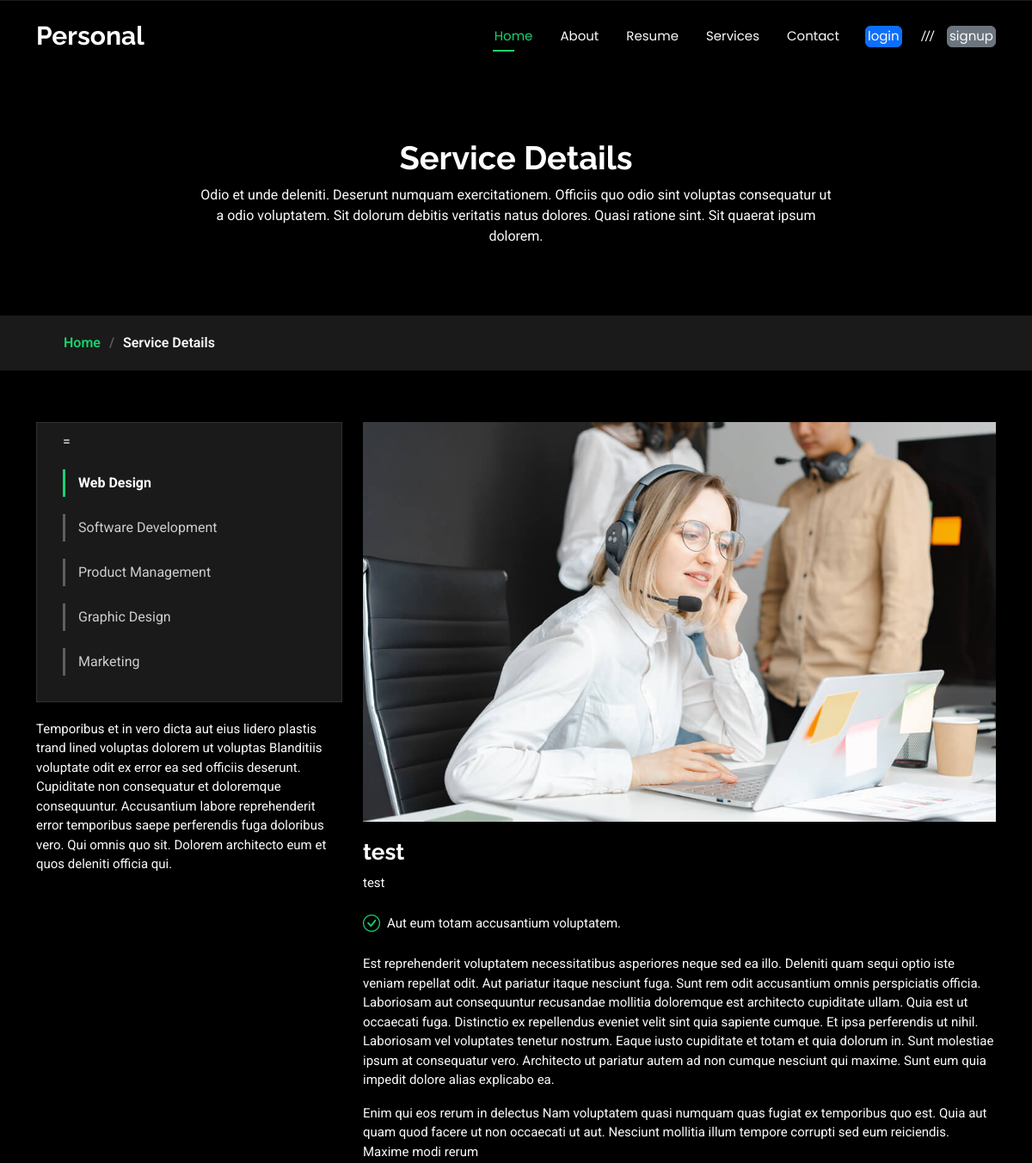
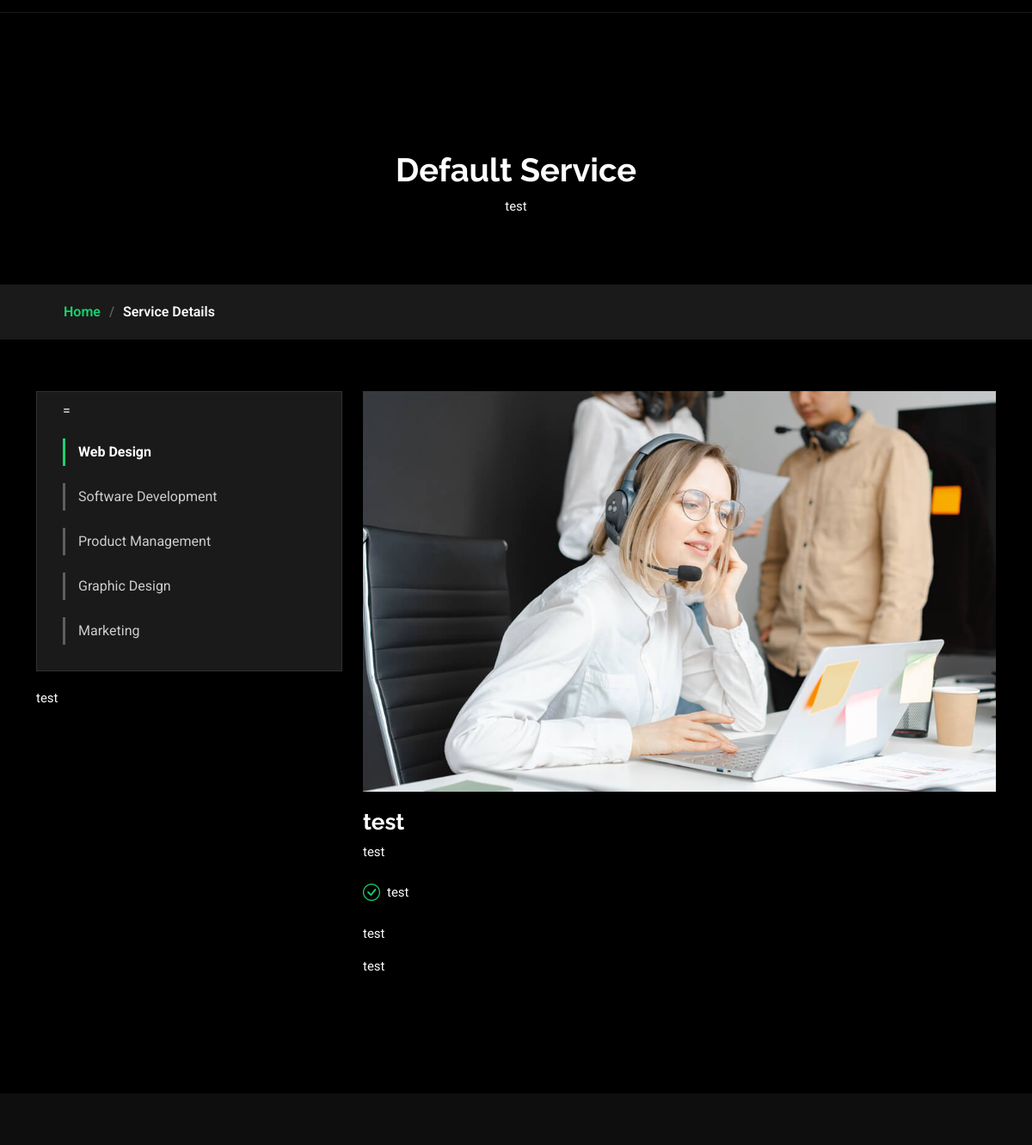
Page /service_details/ on the committed database (2 pictures, top to bottom).
### root/models.py (models this page shows, shortened)
class Service(models.Model):
    name = models.CharField(max_length=100)
    scheduled = models.DateTimeField(default=timezone.now)
    content = models.TextField(default="test")
    name_servise = models.CharField(max_length=100, default="Default Service ")
    about_content = models.TextField(default="test")
    image = models.ImageField(upload_to='services', default='services.jpg')
    Edelectus_content_name = models.TextField(default="test")
    Edelectus_content_Description = models.TextField(default="test")
    Temporibus_content_name = models.TextField(default="test")
    Temporibus_content_Description = models.TextField(default="test")
    Feature_content = models.TextField(default="test")
    Description_content_name = models.TextField(default="test")
    Description_content_Description = models.TextField(default="test")
    status = models.BooleanField(default=False)
    created_at = models.DateTimeField(auto_now_add=True)
    updated_at = models.DateTimeField(auto_now=True)
    class Meta:
        ordering = ('created_at',)

### root/views.py (the view)
# urls.py: path('service_details/', service_details, name='service_details'),
def service_details(request):
    services = Service.objects.all()
    return render(request, "new Page/service_details.html", context={"services": services})

### templates/new Page/service_details.html (shortened to what this page needs)
{% extends "base.html" %}
{% load static %}
{% block 'content' %}
  <main class="main">
    {% for service in services %}
    <div class="page-title" data-aos="fade">
      <div class="heading">
        <div class="container">
          <div class="row d-flex justify-content-center text-center">
            <div class="col-lg-8">
              <h1>{{ service.name_servise }}</h1>
              <p class="mb-0">{{ service.about_content }}</p>
            </div>
          </div>
        </div>
      </div>
      <nav class="breadcrumbs">
        <div class="container">
          <ol>
            <li><a href="index.html">Home</a></li>
            <li class="current">Service Details</li>
          </ol>
        </div>
      </nav>
    </div>
    <section id="service-details" class="service-details section">
      <div class="container">
        <div class="row gy-4">
          <div class="col-lg-4" data-aos="fade-up" data-aos-delay="100">
            <div class="services-list">=
              <a href={% url 'root:home' %} class="active">Web Design</a>
              <a href="#">Software Development</a>
              <a href="#">Product Management</a>
              <a href="#">Graphic Design</a>
              <a href="#">Marketing</a>
            </div>
            <p>{{ service.Edelectus_content_Description }}</p>
          </div>
          <div class="col-lg-8" data-aos="fade-up" data-aos-delay="200">
            <img src="{% static 'assets/img/services.jpg' %}" alt="" class="img-fluid services-img">
            <h3>{{ service.Temporibus_content_name }}</h3>
            <p>
              {{ service.Temporibus_content_Description }}
            </p>
            <ul>
              <li><i class="bi bi-check-circle"></i> <span>{{ service.Feature_content }}</span></li>
            </ul>
            <p>
              {{ service.Description_content_name }}
            </p>
            <p>
              {{ service.Description_content_Description }}
            </p>
          </div>
        </div>
      </div>
      {% endfor %}
    </section>
  </main>
  {% endblock 'content' %}

### templates/base.html (shortened to what this page needs)
{% load static %}
<!DOCTYPE html>
<html lang="en">
<head>
  <link href="{% static 'assets/vendor/bootstrap/css/bootstrap.min.css' %}" rel="stylesheet">
  <link href="{% static 'assets/vendor/bootstrap-icons/bootstrap-icons.css' %}" rel="stylesheet">
  <link href="{% static 'assets/vendor/aos/aos.css' %}" rel="stylesheet">
  <link href="{% static 'assets/vendor/swiper/swiper-bundle.min.css' %}" rel="stylesheet">
  <link href="{% static 'assets/vendor/glightbox/css/glightbox.min.css' %}" rel="stylesheet">
  <link href="{% static 'assets/css/main.css' %}" rel="stylesheet">
</head>
<body class="index-page">
  <header id="header" class="header d-flex align-items-center fixed-top">
    <div class="container-fluid container-xl position-relative d-flex align-items-center justify-content-between">
      <a href="{% url 'root:home' %}" class="logo d-flex align-items-center">
        <h1 class="sitename">Personal</h1>
      </a>
      <nav id="navmenu" class="navmenu">
        <ul>
          <li><a href={% url 'root:home' %} class="active">Home</a></li>
          <li><a href={% url 'root:about' %}>About</a></li>
          <li><a href={% url 'root:resume' %}>Resume</a></li>
          <li><a href={% url 'root:services' %}>Services</a></li>
          <li><a href={% url 'root:contact' %}>Contact</a></li>
          {% if user.is_authenticated %}
            {% csrf_token %}
            <li class="nav-item">
              <a href="{% url 'root:password_reset_request' %}">((welcome to ، {{ user.username }}))</a>
           </li>
            <li>
              <a href="{% url 'root:logout' %}" class="btn btn-secondary">logout</a>
            </li>
          {% else %}
            <li>
              <a href="{% url 'root:login' %}" class="btn btn-primary me-2">login</a>
            </li>
            <span class="separator">///</span>
            <li>
              <a href="{% url 'root:signup' %}" class="btn btn-secondary">signup</a>
            </li>
          {% endif %}
        </ul>
      </nav>
    </div>
  </header>
{% block 'content' %}
{% endblock 'content' %}
  <footer id="footer" class="footer dark-background">
  </footer>
</body>
</html>

### rows in the picture
Service: name_servise "Service Details", about_content "Odio et unde deleniti. Deserunt numquam exercitationem. Officiis quo odio sint voluptas consequatur ut a odio voluptatem. Sit dolorum debitis veritatis natus dolores. Quasi ratione sint. Sit quaerat ipsum dolorem.", Edelectus_content_Description "Temporibus et in vero dicta aut eius lidero plastis trand lined voluptas dolorem ut voluptas Blanditiis voluptate odit ex error ea sed officiis deserunt. Cupiditate non consequatur et doloremque consequuntur. Accusantium labore reprehenderit error temporibus saepe perferendis fuga doloribus vero. Qui omnis quo sit. Dolorem architecto eum et quos deleniti officia qui.", Temporibus_content_name "test", Temporibus_content_Description "test", Feature_content "Aut eum totam accusantium voluptatem.", Description_content_name "Est reprehenderit voluptatem necessitatibus asperiores neque sed ea illo. Deleniti quam sequi optio iste veniam repellat odit. Aut pariatur itaque nesciunt fuga. Sunt rem odit accusantium omnis perspiciatis officia. Laboriosam aut consequuntur recusandae mollitia doloremque est architecto cupiditate ullam. Quia est ut occaecati fuga. Distinctio ex repellendus eveniet velit sint quia sapiente cumque. Et ipsa perferendis ut nihil. Laboriosam vel voluptates tenetur nostrum. Eaque iusto cupiditate et totam et quia dolorum in. Sunt molestiae ipsum at consequatur vero. Architecto ut pariatur autem ad non cumque nesciunt qui maxime. Sunt eum quia impedit dolore alias explicabo ea.", Description_content_Description "Enim qui eos rerum in delectus Nam voluptatem quasi numquam quas fugiat ex temporibus quo est. Quia aut quam quod facere ut non occaecati ut aut. Nesciunt mollitia illum tempore corrupti sed eum reiciendis. Maxime modi rerum"
Service: name_servise "Default Service", about_content "test", Edelectus_content_Description "test", Temporibus_content_name "test", Temporibus_content_Description "test", Feature_content "test", Description_content_name "test", Description_content_Description "test"
